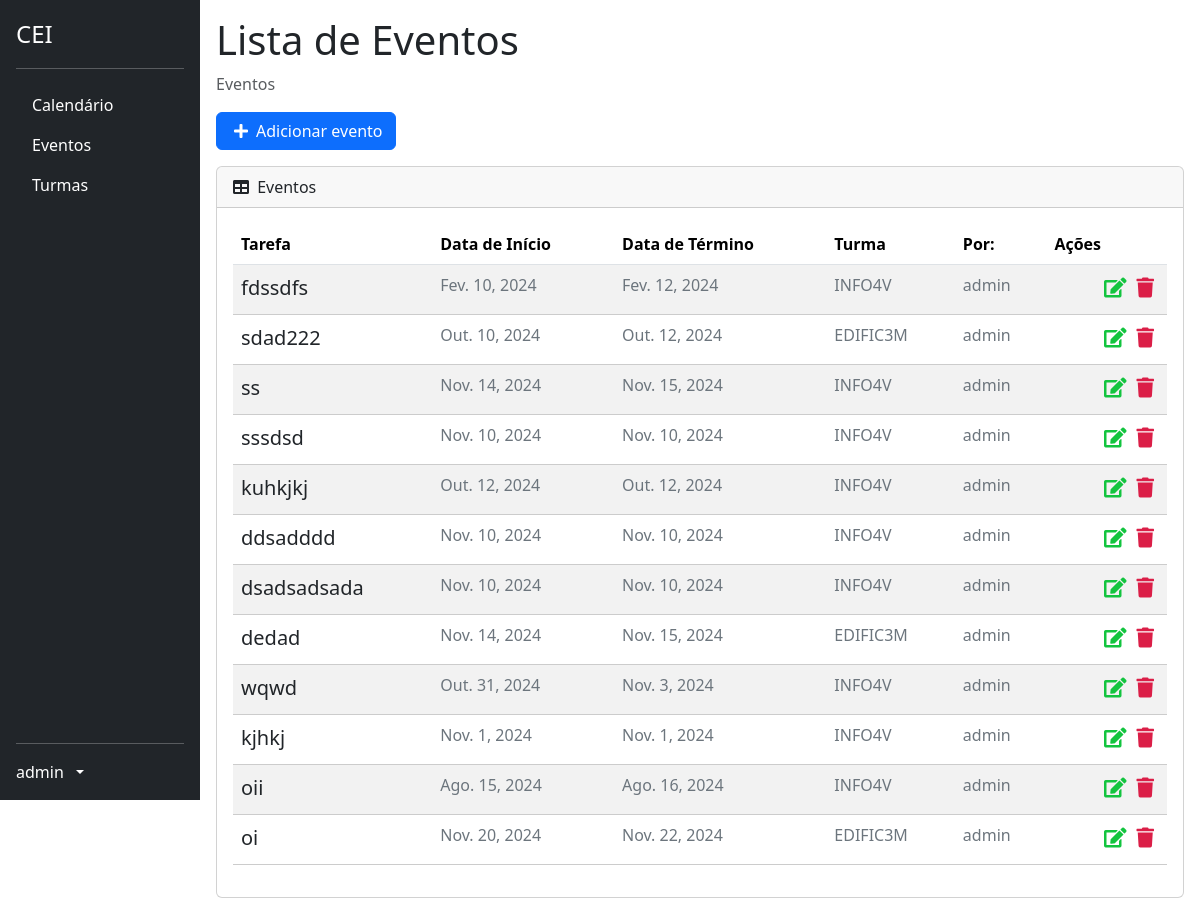
Page /list/ (signed in) on the committed database.
### profiles/models.py (models this page shows, shortened)
class CustomUser(AbstractUser):
    id = models.BigAutoField(primary_key=True)
    turma = models.ForeignKey('classes.Turma', on_delete=models.SET_NULL, blank=True, null=True)

### tasks/models.py (models this page shows, shortened)
class Task(models.Model):
    id = models.BigAutoField(primary_key=True)
    title = models.CharField(max_length=255)
    description = models.TextField()
    start_date = models.DateField()
    end_date = models.DateField()
    total_subs = models.PositiveIntegerField(default=0)
    subs = models.PositiveIntegerField(default=0)
    start_time = models.TimeField()
    end_time = models.TimeField()
    usuario = models.ForeignKey(CustomUser, on_delete=models.PROTECT)
    turma = models.ForeignKey('classes.Turma', on_delete=models.CASCADE)
    created_at = models.DateTimeField(auto_now_add=True)
    updated_at = models.DateTimeField(auto_now=True)

### classes/models.py (models this page shows, shortened)
class Turma(models.Model):
    TURNO_CHOICES = [
        ('manha', 'Manhã'),
        ('tarde', 'Tarde'),
        ('noite', 'Noite'),
    ]
    CURSO_CHOICES = [
        ('edificacoes', 'Edificações'),
        ('informatica', 'Informática'),
        ('meio_ambiente', 'Meio Ambiente'),
        ('matematica', 'Matemática'),
    ]
    SERIE_CHOICES = [
        ('1', '1º Ano'),
        ('2', '2º Ano'),
        ('3', '3º Ano'),
        ('4', '4º Ano'),
    ]
    nome = models.CharField(max_length=100)
    serie = models.CharField(max_length=1, choices=SERIE_CHOICES)
    turno = models.CharField(max_length=5, choices=TURNO_CHOICES)
    curso = models.CharField(max_length=15, choices=CURSO_CHOICES)

### tasks/views.py (the view)
# urls.py: path('list/', TaskListView.as_view(), name='task-list'),
class TaskListView(GroupRequiredMixin, LoginRequiredMixin, ListView):
    group_required = u"Docente"
    login_url = reverse_lazy('login')
    model = Task
    template_name = 'tasks/list.html'
    context_object_name = 'tasks'
    ordering = '-created_at'
    def get_queryset(self):
        self.tasks = Task.objects.filter(usuario=self.request.user)
        return self.tasks

### tasks/templates/tasks/list.html (shortened to what this page needs)
{% extends 'base.html' %}
{% block content %}
<div class="container-fluid">
    <h1>Lista de Eventos</h1>
    <ol class="breadcrumb mb-3">
        <li class="breadcrumb-item active">Eventos</li>
    </ol>
    <div class="row mb-3">
        <div class="col-auto">
            <a id="add-link" href="{% url 'new-task' %}" class="btn btn-primary d-flex align-items-center">
                <i class="fas fa-plus me-2"></i> Adicionar evento
            </a>
        </div>
    </div>
    <div class="card">
        <div class="card-header">
            <i class="fas fa-table me-1"></i>
            Eventos
        </div>
        <div class="card-body">
            <table id="datatablesSimple" class="table table-striped table-hover">
                <thead class="table">
                    <tr>
                        <th>Tarefa</th>
                        <th>Data de Início</th>
                        <th>Data de Término</th>
                        <th>Turma</th>
                        <th>Por:</th>
                        <th>Ações</th>
                    </tr>
                </thead>
                <tbody>
                    {% for task in tasks %}
                    <tr class="task-item">
                        <td><a href="/task/{{ task.id }}" class="text-decoration-none text-dark">{{ task.title }}</a></td>
                        <td style="color: #6c757d;" class="fs-6">{{ task.start_date }}</td>
                        <td style="color: #6c757d;" class="fs-6">{{ task.end_date }}</td>
                        <td style="color: #6c757d;" class="fs-6">{{ task.turma.nome }}</td>
                        <td style="color: #6c757d;" class="fs-6">{{ task.usuario.username }}</td>
                        <td>
                            <a href="{% url 'delete-task' task.id %}" class="text-danger me-2"><i class="fas fa-trash"></i></a>
                            <a href="{% url 'edit-task' task.id %}" class="text-warning"><i class="fas fa-edit"></i></a>
                        </td>
                    </tr>
                    {% endfor %}
                </tbody>
            </table>
        </div>
    </div>
</div>
{% endblock %}
{% block scripts %}
<link href="https://cdn.jsdelivr.net/npm/simple-datatables@7.1.2/dist/style.min.css" rel="stylesheet" />
{% endblock %}

### tasks/templates/base.html (shortened to what this page needs)
{% load static %}
<!DOCTYPE html>
<html lang="en">
<head>
    <link href="{% static 'bootstrap/css/bootstrap.min.css' %}" rel="stylesheet">
    <link rel="stylesheet" href="https://use.fontawesome.com/releases/v5.7.2/css/all.css">
    <link rel="stylesheet" href="{% static 'css/styles.css' %}">
    <link href="{% static 'css/datatables.min.css' %}" rel="stylesheet">
</head>
<body>
    <div class="d-flex">
      <div class="d-flex flex-column flex-shrink-0 p-3 text-bg-dark" style="width: 200px; height: 100vh; position: fixed;">
        <a href="{% url 'dashboard' %}" class="d-flex align-items-center mb-3 mb-md-0 me-md-auto text-white text-decoration-none">
          <span class="fs-4">CEI</span>
        </a>
        <hr>
        <ul class="nav nav-pills flex-column mb-auto">
          <li>
            <a href="{% url 'calendar' %}" class="nav-link text-white">
              Calendário
            </a>
          </li>
          {% if user.is_authenticated %}
          <li>
            <a href="{% url 'task-list' %}" class="nav-link text-white">
              Eventos
            </a>
          </li>
          <li>
            <a href="{% url 'lista-turmas' %}" class="nav-link text-white">
              Turmas
            </a>
          </li>
          {% endif %}
        </ul>
        <hr>
        {% if user.is_authenticated %}
          <a href="#" class="d-flex align-items-center text-white text-decoration-none dropdown-toggle" data-bs-toggle="dropdown" aria-expanded="false">
            <span class="me-2">{{ user.username }}</span>
          </a>
        </div>
        {% else %}
        <li class="nav nav-pills flex-column">
          <a href="{% url 'login' %}" class="nav-link text-white">
            Login
          </a>
        </li>
        {% endif %}
      </div>
      <div class="flex-grow-1" style="margin-left: 200px;">
        <div class="p-3">
          {% block content %}
          {% endblock %}
        </div>
      </div>
    {% block scripts %}
    {% endblock %}
  </body>
</html>

### tasks/static/css/styles.css (style rules this page uses)
.container-fluid { padding: 0; }
#add-link { text-decoration: none; }
.fas.fa-plus { color: #FFF; margin-right: 10px; margin-left: 5px; }
.task-item { list-style: none; font-size: 20px; height: 50px; padding-top: 10px; border-bottom: 1px dashed #CCC; }
.fas.fa-trash { color: #db1e47; cursor: pointer; margin: 5px; font-size: 20px; float: right; }
.fas.fa-edit { color: #13c43f; cursor: pointer; margin: 5px; font-size: 20px; float: right; }

### rows in the picture
CustomUser: username "admin"
Task: title "fdssdfs", start_date "Fev. 10, 2024", end_date "Fev. 12, 2024", turma.nome "INFO4V", usuario.username "admin"
Task: title "sdad222", start_date "Out. 10, 2024", end_date "Out. 12, 2024", turma.nome "EDIFIC3M", usuario.username "admin"
Task: title "ss", start_date "Nov. 14, 2024", end_date "Nov. 15, 2024", turma.nome "INFO4V", usuario.username "admin"
Task: title "sssdsd", start_date "Nov. 10, 2024", end_date "Nov. 10, 2024", turma.nome "INFO4V", usuario.username "admin"
Task: title "kuhkjkj", start_date "Out. 12, 2024", end_date "Out. 12, 2024", turma.nome "INFO4V", usuario.username "admin"
Task: title "ddsadddd", start_date "Nov. 10, 2024", end_date "Nov. 10, 2024", turma.nome "INFO4V", usuario.username "admin"
Task: title "dsadsadsada", start_date "Nov. 10, 2024", end_date "Nov. 10, 2024", turma.nome "INFO4V", usuario.username "admin"
Task: title "dedad", start_date "Nov. 14, 2024", end_date "Nov. 15, 2024", turma.nome "EDIFIC3M", usuario.username "admin"
Task: title "wqwd", start_date "Out. 31, 2024", end_date "Nov. 3, 2024", turma.nome "INFO4V", usuario.username "admin"
Task: title "kjhkj", start_date "Nov. 1, 2024", end_date "Nov. 1, 2024", turma.nome "INFO4V", usuario.username "admin"
Task: title "oii", start_date "Ago. 15, 2024", end_date "Ago. 16, 2024", turma.nome "INFO4V", usuario.username "admin"
Task: title "oi", start_date "Nov. 20, 2024", end_date "Nov. 22, 2024", turma.nome "EDIFIC3M", usuario.username "admin"
